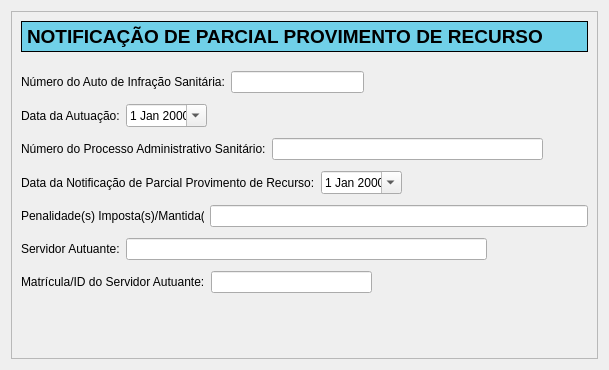
<?xml version="1.0" encoding="UTF-8"?>
<ui version="4.0">
 <class>NotifParcialProvimentoRecurso</class>
 <widget class="QWidget" name="NotifParcialProvimentoRecurso">
  <property name="geometry">
   <rect>
    <x>0</x>
    <y>0</y>
    <width>609</width>
    <height>370</height>
   </rect>
  </property>
  <property name="windowTitle">
   <string>Form</string>
  </property>
  <layout class="QVBoxLayout" name="verticalLayout">
   <item>
    <widget class="QScrollArea" name="scrollArea">
     <property name="widgetResizable">
      <bool>true</bool>
     </property>
     <widget class="QWidget" name="scrollAreaWidgetContents">
      <property name="geometry">
       <rect>
        <x>0</x>
        <y>0</y>
        <width>589</width>
        <height>350</height>
       </rect>
      </property>
      <layout class="QVBoxLayout" name="verticalLayout_2">
       <item>
        <widget class="QLabel" name="label">
         <property name="minimumSize">
          <size>
           <width>0</width>
           <height>31</height>
          </size>
         </property>
         <property name="styleSheet">
          <string notr="true">QLabel {
border: 1px solid black;
background-color: rgb(112,208,232);
font-weight: bold;
font-size: 14pt;
}</string>
         </property>
         <property name="text">
          <string>NOTIFICAÇÃO DE PARCIAL PROVIMENTO DE RECURSO</string>
         </property>
        </widget>
       </item>
       <item>
        <spacer name="verticalSpacer">
         <property name="orientation">
          <enum>Qt::Vertical</enum>
         </property>
         <property name="sizeType">
          <enum>QSizePolicy::Fixed</enum>
         </property>
         <property name="sizeHint" stdset="0">
          <size>
           <width>20</width>
           <height>13</height>
          </size>
         </property>
        </spacer>
       </item>
       <item>
        <layout class="QHBoxLayout" name="horizontalLayout">
         <item>
          <widget class="QLabel" name="label_2">
           <property name="text">
            <string>Número do Auto de Infração Sanitária:</string>
           </property>
          </widget>
         </item>
         <item>
          <widget class="QLineEdit" name="numAutoLineEdit">
           <property name="minimumSize">
            <size>
             <width>133</width>
             <height>0</height>
            </size>
           </property>
           <property name="maximumSize">
            <size>
             <width>133</width>
             <height>16777215</height>
            </size>
           </property>
          </widget>
         </item>
         <item>
          <spacer name="horizontalSpacer_7">
           <property name="orientation">
            <enum>Qt::Horizontal</enum>
           </property>
           <property name="sizeHint" stdset="0">
            <size>
             <width>40</width>
             <height>20</height>
            </size>
           </property>
          </spacer>
         </item>
        </layout>
       </item>
       <item>
        <spacer name="verticalSpacer_2">
         <property name="orientation">
          <enum>Qt::Vertical</enum>
         </property>
         <property name="sizeType">
          <enum>QSizePolicy::Fixed</enum>
         </property>
         <property name="sizeHint" stdset="0">
          <size>
           <width>20</width>
           <height>5</height>
          </size>
         </property>
        </spacer>
       </item>
       <item>
        <layout class="QHBoxLayout" name="horizontalLayout_2">
         <item>
          <widget class="QLabel" name="label_3">
           <property name="text">
            <string>Data da Autuação:</string>
           </property>
          </widget>
         </item>
         <item>
          <widget class="QDateEdit" name="dataAutuacaoDateEdit">
           <property name="minimumSize">
            <size>
             <width>81</width>
             <height>0</height>
            </size>
           </property>
           <property name="maximumSize">
            <size>
             <width>81</width>
             <height>16777215</height>
            </size>
           </property>
           <property name="calendarPopup">
            <bool>true</bool>
           </property>
          </widget>
         </item>
         <item>
          <spacer name="horizontalSpacer_6">
           <property name="orientation">
            <enum>Qt::Horizontal</enum>
           </property>
           <property name="sizeHint" stdset="0">
            <size>
             <width>40</width>
             <height>20</height>
            </size>
           </property>
          </spacer>
         </item>
        </layout>
       </item>
       <item>
        <spacer name="verticalSpacer_3">
         <property name="orientation">
          <enum>Qt::Vertical</enum>
         </property>
         <property name="sizeType">
          <enum>QSizePolicy::Fixed</enum>
         </property>
         <property name="sizeHint" stdset="0">
          <size>
           <width>20</width>
           <height>5</height>
          </size>
         </property>
        </spacer>
       </item>
       <item>
        <layout class="QHBoxLayout" name="horizontalLayout_3">
         <item>
          <widget class="QLabel" name="label_4">
           <property name="text">
            <string>Número do Processo Administrativo Sanitário:</string>
           </property>
          </widget>
         </item>
         <item>
          <widget class="QLineEdit" name="numProcessoLineEdit">
           <property name="minimumSize">
            <size>
             <width>271</width>
             <height>0</height>
            </size>
           </property>
           <property name="maximumSize">
            <size>
             <width>271</width>
             <height>16777215</height>
            </size>
           </property>
          </widget>
         </item>
         <item>
          <spacer name="horizontalSpacer_5">
           <property name="orientation">
            <enum>Qt::Horizontal</enum>
           </property>
           <property name="sizeHint" stdset="0">
            <size>
             <width>40</width>
             <height>20</height>
            </size>
           </property>
          </spacer>
         </item>
        </layout>
       </item>
       <item>
        <spacer name="verticalSpacer_4">
         <property name="orientation">
          <enum>Qt::Vertical</enum>
         </property>
         <property name="sizeType">
          <enum>QSizePolicy::Fixed</enum>
         </property>
         <property name="sizeHint" stdset="0">
          <size>
           <width>20</width>
           <height>5</height>
          </size>
         </property>
        </spacer>
       </item>
       <item>
        <layout class="QHBoxLayout" name="horizontalLayout_4">
         <item>
          <widget class="QLabel" name="label_5">
           <property name="text">
            <string>Data da Notificação de Parcial Provimento de Recurso:</string>
           </property>
          </widget>
         </item>
         <item>
          <widget class="QDateEdit" name="dataNotifDateEdit">
           <property name="minimumSize">
            <size>
             <width>81</width>
             <height>0</height>
            </size>
           </property>
           <property name="maximumSize">
            <size>
             <width>81</width>
             <height>16777215</height>
            </size>
           </property>
           <property name="calendarPopup">
            <bool>true</bool>
           </property>
          </widget>
         </item>
         <item>
          <spacer name="horizontalSpacer_4">
           <property name="orientation">
            <enum>Qt::Horizontal</enum>
           </property>
           <property name="sizeHint" stdset="0">
            <size>
             <width>40</width>
             <height>20</height>
            </size>
           </property>
          </spacer>
         </item>
        </layout>
       </item>
       <item>
        <spacer name="verticalSpacer_5">
         <property name="orientation">
          <enum>Qt::Vertical</enum>
         </property>
         <property name="sizeType">
          <enum>QSizePolicy::Fixed</enum>
         </property>
         <property name="sizeHint" stdset="0">
          <size>
           <width>20</width>
           <height>5</height>
          </size>
         </property>
        </spacer>
       </item>
       <item>
        <layout class="QHBoxLayout" name="horizontalLayout_5">
         <item>
          <widget class="QLabel" name="label_6">
           <property name="minimumSize">
            <size>
             <width>183</width>
             <height>0</height>
            </size>
           </property>
           <property name="maximumSize">
            <size>
             <width>183</width>
             <height>16777215</height>
            </size>
           </property>
           <property name="text">
            <string>Penalidade(s) Imposta(s)/Mantida(s):</string>
           </property>
          </widget>
         </item>
         <item>
          <widget class="QLineEdit" name="penalidadeImpostaLineEdit"/>
         </item>
        </layout>
       </item>
       <item>
        <spacer name="verticalSpacer_9">
         <property name="orientation">
          <enum>Qt::Vertical</enum>
         </property>
         <property name="sizeType">
          <enum>QSizePolicy::Fixed</enum>
         </property>
         <property name="sizeHint" stdset="0">
          <size>
           <width>20</width>
           <height>5</height>
          </size>
         </property>
        </spacer>
       </item>
       <item>
        <layout class="QHBoxLayout" name="horizontalLayout_6">
         <item>
          <widget class="QLabel" name="label_7">
           <property name="text">
            <string>Servidor Autuante:</string>
           </property>
          </widget>
         </item>
         <item>
          <widget class="QLineEdit" name="nomeServidorLineEdit">
           <property name="minimumSize">
            <size>
             <width>361</width>
             <height>0</height>
            </size>
           </property>
           <property name="maximumSize">
            <size>
             <width>361</width>
             <height>16777215</height>
            </size>
           </property>
          </widget>
         </item>
         <item>
          <spacer name="horizontalSpacer_2">
           <property name="orientation">
            <enum>Qt::Horizontal</enum>
           </property>
           <property name="sizeHint" stdset="0">
            <size>
             <width>40</width>
             <height>20</height>
            </size>
           </property>
          </spacer>
         </item>
        </layout>
       </item>
       <item>
        <spacer name="verticalSpacer_7">
         <property name="orientation">
          <enum>Qt::Vertical</enum>
         </property>
         <property name="sizeType">
          <enum>QSizePolicy::Fixed</enum>
         </property>
         <property name="sizeHint" stdset="0">
          <size>
           <width>20</width>
           <height>5</height>
          </size>
         </property>
        </spacer>
       </item>
       <item>
        <layout class="QHBoxLayout" name="horizontalLayout_7">
         <item>
          <widget class="QLabel" name="label_8">
           <property name="text">
            <string>Matrícula/ID do Servidor Autuante:</string>
           </property>
          </widget>
         </item>
         <item>
          <widget class="QLineEdit" name="idServidorLineEdit">
           <property name="minimumSize">
            <size>
             <width>161</width>
             <height>0</height>
            </size>
           </property>
           <property name="maximumSize">
            <size>
             <width>161</width>
             <height>16777215</height>
            </size>
           </property>
          </widget>
         </item>
         <item>
          <spacer name="horizontalSpacer">
           <property name="orientation">
            <enum>Qt::Horizontal</enum>
           </property>
           <property name="sizeHint" stdset="0">
            <size>
             <width>40</width>
             <height>20</height>
            </size>
           </property>
          </spacer>
         </item>
        </layout>
       </item>
       <item>
        <spacer name="verticalSpacer_8">
         <property name="orientation">
          <enum>Qt::Vertical</enum>
         </property>
         <property name="sizeHint" stdset="0">
          <size>
           <width>20</width>
           <height>124</height>
          </size>
         </property>
        </spacer>
       </item>
      </layout>
     </widget>
    </widget>
   </item>
  </layout>
 </widget>
 <resources/>
 <connections/>
</ui>
